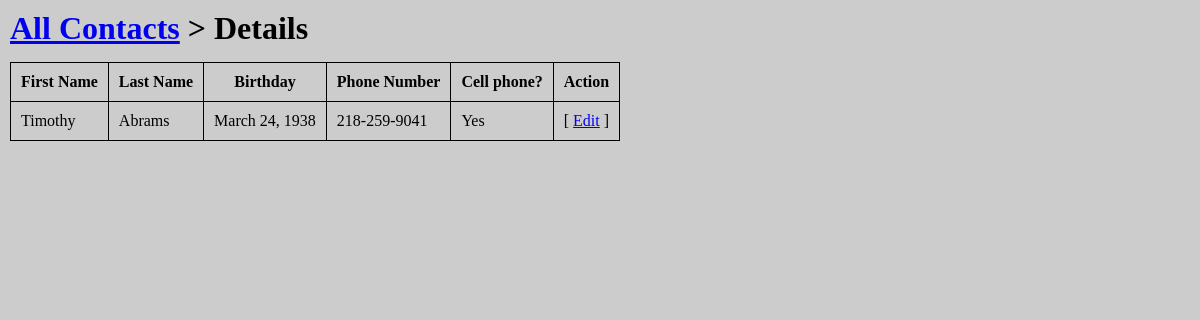
/contactsApp/12/, run on the app's committed database.
### contactsApp/models.py (models this page shows, shortened)
class Contact(models.Model):
    first_name = models.CharField(max_length=200)
    last_name = models.CharField(max_length=200)
    birthday = models.DateField()
    phone_number = models.CharField(max_length=200)
    is_cell = models.BooleanField()

### contactsApp/views.py (the view)
# urls.py: path('<int:contact_id>/', views.detail, name='detail'),
def detail(request, contact_id):
    contact = Contact.objects.get(id=contact_id)
    context = {'contact': contact}
    return render(request, 'contactsApp/detail.html', context)

### contactsApp/templates/contactsApp/detail.html (shortened to what this page needs)
<!DOCTYPE html>
<html lang="en" dir="ltr">
  <head>
  </head>
  <body>
    <div id="container">
      <h1><a href="{% url 'contactsApp:index' %}">All Contacts</a> &gt; Details</h1>
      <div>
        <table>
          <tr>
            <th>First Name</th>
            <th>Last Name</th>
            <th>Birthday</th>
            <th>Phone Number</th>
            <th>Cell phone?</th>
            <th>Action</th>
          </tr>
          <tr>
            <td>{{contact.first_name}}</td>
            <td>{{contact.last_name}}</td>
            <td>{{contact.birthday}}</td>
            <td>{{contact.phone_number}}</td>
            {% if contact.is_cell %}
              <td>Yes</td>
            {% else %}
              <td>No</td>
            {% endif %}
            <td>[ <a href="/contactsApp/{{contact.id}}/edit/">Edit</a> ]</td>
          </tr>
        </table>
      </div>
    </div>
  </body>
</html>

### contactsApp/templates/contactsApp/detail.html (style rules this page uses)
html, body { box-sizing: border-box; height: 100%; margin: 0; min-height: 100%; padding: 0; width: 100%; }
#container { background-color: #CCC; padding: 10px; height: 100%; display: flex; align-items: flex-start; flex-direction: column; justify-content: flex-start; }
#container > h1 { margin: 0; }
table { border-collapse: collapse; }
th, td { border: 1px solid black; padding: 10px; }
h1 { padding-bottom: 15px; }

### data on the page
Contact: first_name "Timothy", last_name "Abrams", birthday "March 24, 1938", phone_number "218-259-9041"
